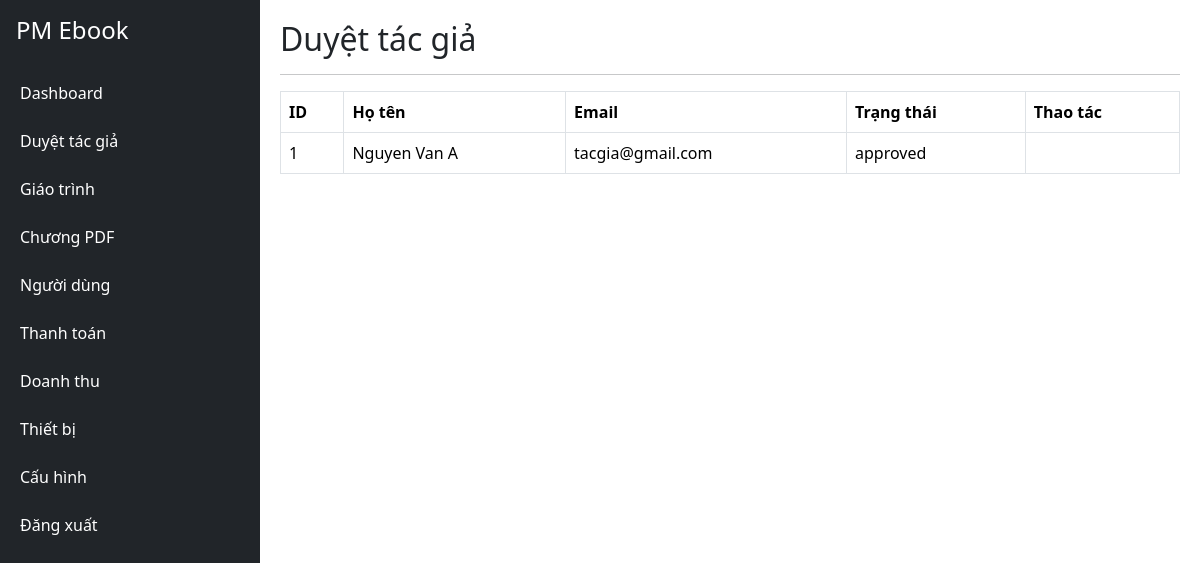
Page /index.php?page=author-requests (signed in) on the committed database.
### tables this page shows
CREATE TABLE `author_requests` (
  `id` int(11) NOT NULL,
  `user_id` int(11) NOT NULL,
  `biography` text DEFAULT NULL,
  `qualifications` text DEFAULT NULL,
  `reason` text DEFAULT NULL,
  `status` enum('pending','approved','rejected') DEFAULT 'pending',
  `admin_note` text DEFAULT NULL,
  `created_at` timestamp NOT NULL DEFAULT current_timestamp()
);

CREATE TABLE `users` (
  `id` int(11) NOT NULL,
  `fullname` varchar(150) NOT NULL,
  `email` varchar(150) NOT NULL,
  `password` varchar(255) NOT NULL,
  `phone` varchar(30) DEFAULT NULL,
  `avatar` varchar(255) DEFAULT NULL,
  `role` enum('admin','author','member') DEFAULT 'member',
  `status` enum('active','inactive','blocked') DEFAULT 'active',
  `email_verified` tinyint(4) DEFAULT 0,
  `created_at` timestamp NOT NULL DEFAULT current_timestamp()
);

### app/core/BaseAdminController.php (called while the page is built, shortened)
<?php
class BaseAdminController
{
    protected function render($view, $data = [])
    {
        require
        ROOT_PATH .
        '/app/views/layouts/admin.php';
    }
}

### app/controllers/AuthorRequestController.php (called while the page is built, shortened)
<?php
class AuthorRequestController
extends BaseAdminController
{
    public function index()
    {
        $model =
        new AuthorRequest();
        $requests =
        $model->getAll();
        $view =
        ROOT_PATH .
        '/app/views/admin/author_requests/index.php';
        $this->render(
            $view,
            compact('requests')
        );
    }
}

### app/core/Autoloader.php (called while the page is built, shortened)
<?php
class Autoloader
{
    public static function register()
    {
        spl_autoload_register(
            function($class)
            {
                $paths = [
                    ROOT_PATH .
                    '/app/controllers/',
                    ROOT_PATH .
                    '/app/models/',
                    ROOT_PATH .
                    '/app/middleware/',
                    ROOT_PATH .
                    '/app/core/',
                    ROOT_PATH .
                    '/app/services/'
                ];
                foreach(
                    $paths
                    as
                    $path
                )
                {
                    $file =
                    $path .
                    $class .
                    '.php';
                    if(
                        file_exists(
                            $file
                        )
                    )
                    {
                        return;
                    }
                }
            }
        );
    }
}

### config/database.php (called while the page is built)
<?php
class Database
{
    private $host = "localhost";
    private $user = "root";
    private $password = "";
    private $dbname =
    "phuocmien_ebook";
    public function connect()
    {
        $conn =
        new mysqli(
            $this->host,
            $this->user,
            $this->password,
            $this->dbname
        );
        $conn->set_charset(
            "utf8mb4"
        );
        return $conn;
    }
}

### app/models/AuthorRequest.php (called while the page is built, shortened)
<?php
require_once
ROOT_PATH .
'/config/database.php';
class AuthorRequest
{
    private $conn;
    public function __construct()
    {
        $db =
        new Database();
        $this->conn =
        $db->connect();
    }
    public function getAll()
    {
        $sql = "
        SELECT
        ar.*,
        u.fullname,
        u.email
        FROM author_requests ar
        LEFT JOIN users u
        ON ar.user_id=u.id
        ORDER BY ar.id DESC
        ";
        return
        $this->conn->query(
            $sql
        );
    }
}

### app/views/admin/author_requests/index.php (the view, shortened to what this page needs)
<h2>
Duyệt tác giả
</h2>
<hr>
<table
class="table table-bordered">
<tr>
<th>ID</th>
<th>Họ tên</th>
<th>Email</th>
<th>Trạng thái</th>
<th>Thao tác</th>
</tr>
<?php
while(
$row =
$requests->fetch_assoc()
){
?>
<tr>
<td>
<?= $row['id'] ?>
</td>
<td>
<?= $row['fullname'] ?>
</td>
<td>
<?= $row['email'] ?>
</td>
<td>
<?= $row['status'] ?>
</td>
<td>
</td>
</tr>
<?php
}
?>
</table>

### app/views/layouts/admin.php (style rules this page uses)
body { margin:0; }

### rows in the picture
author_requests: id "1", user.fullname "Nguyen Van A", user.email "tacgia@gmail.com", status "approved"
